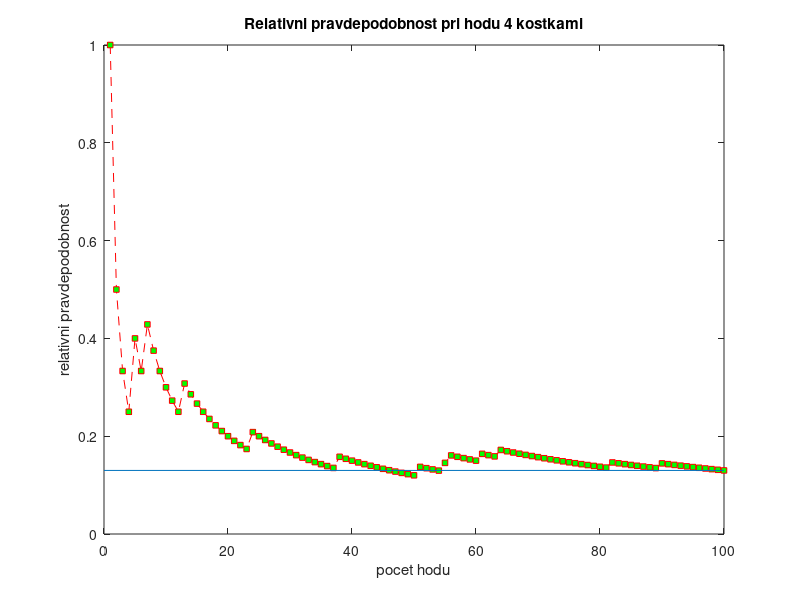

The MATLAB source for this figure:
%
% Parametry pokusu
%

% Pocet hodu:
numberOfThrows = 100;
% Pocet kostek:
numberOfDice  = 4;

% Vygeneruji si soubor nahodnych hodu
diceThrows = randi(6, numberOfDice, numberOfThrows);

% Zobrazim soubor hodu kostkami
diceThrows

% Spocitam histogram hodnot [1,2,3,4,5,6] v kazdem hodu
% a pak si podminkou omezim vsechny sloupce, ve kterych 
% se nachazi cislo 3 a vice (tj. to znaci, ze v danem hodu padlo jedno cislo bud
% 3krat nebo 4krat). 
% Ve vysledku dostanu vektor nul a jednicek. Jednicka znaci
% uspesny hod, nula znaci opak.
successfulDiceThrows = any(histc(diceThrows, (1:6)) >= 3)

% Spoctu kumulativni soucet ve vektoru, tj [1,0,1] => [1,1,2]. 
% Tj. dostanu pocet prozatimnich uspechu v danem hodu.
successfulDiceThrowsSum = cumsum(successfulDiceThrows)

% Jeste si poznacim pocet vsech uspesnych pripadu:
totalNumberOfSuccess = max(successfulDiceThrowsSum);
totalProbability = totalNumberOfSuccess / numberOfThrows;

% Spoctu relativni pravdepodobnosti v kazdem kroku:
resultingProbability = successfulDiceThrowsSum ./ (1:numberOfThrows)

% Zobrazim graf pravdepodobnosti.
plot(resultingProbability, '--rs', 'MarkerFaceColor', 'g', 'MarkerSize', 4);
title('Relativni pravdepodobnost pri hodu 4 kostkami');
xlabel('pocet hodu');
ylabel('relativni pravdepodobnost');
line([0 numberOfThrows], [totalProbability totalProbability]);



